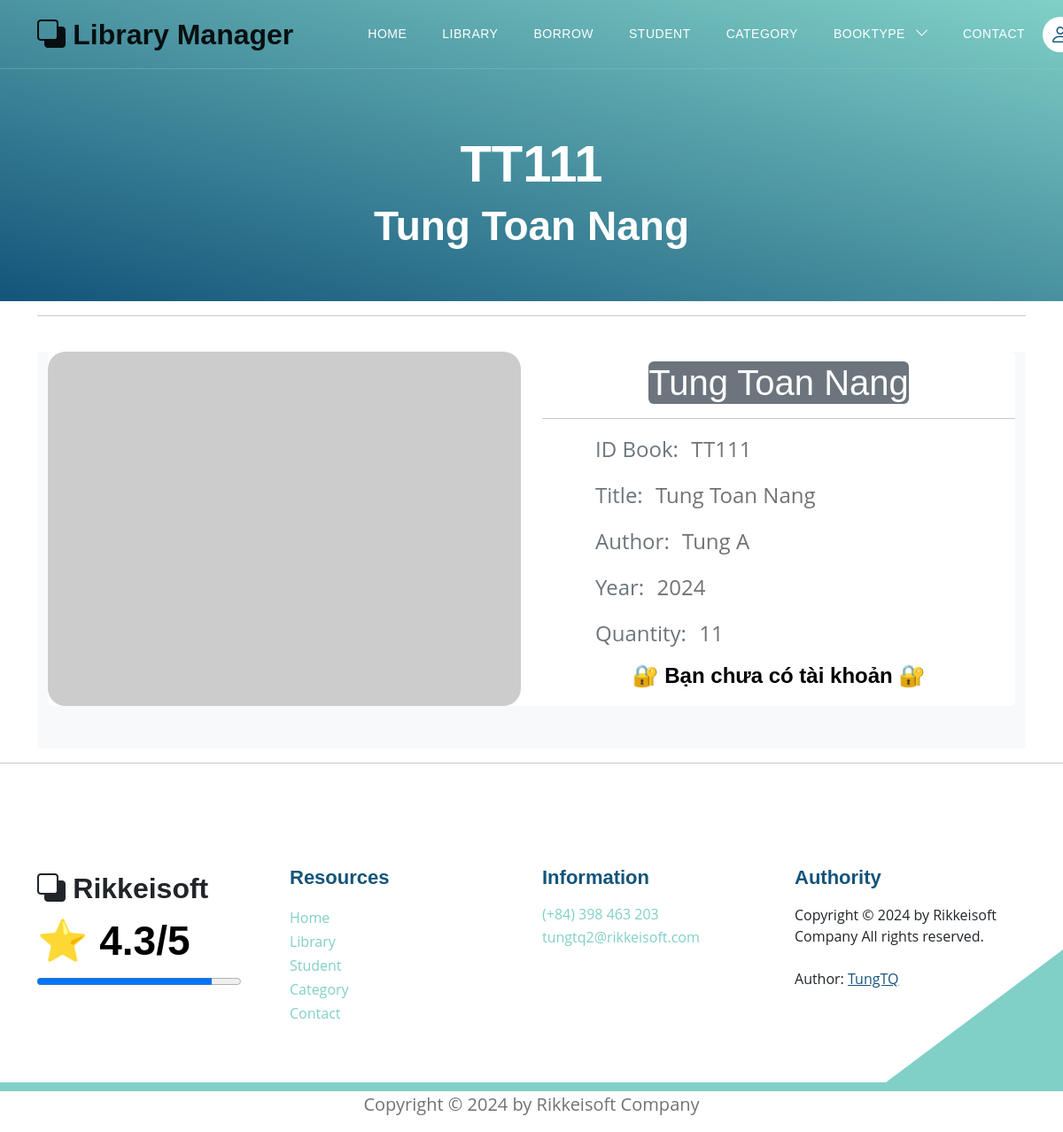
/books/detail_book?choice_book=TT111, run on an earlier commit of the app's database.
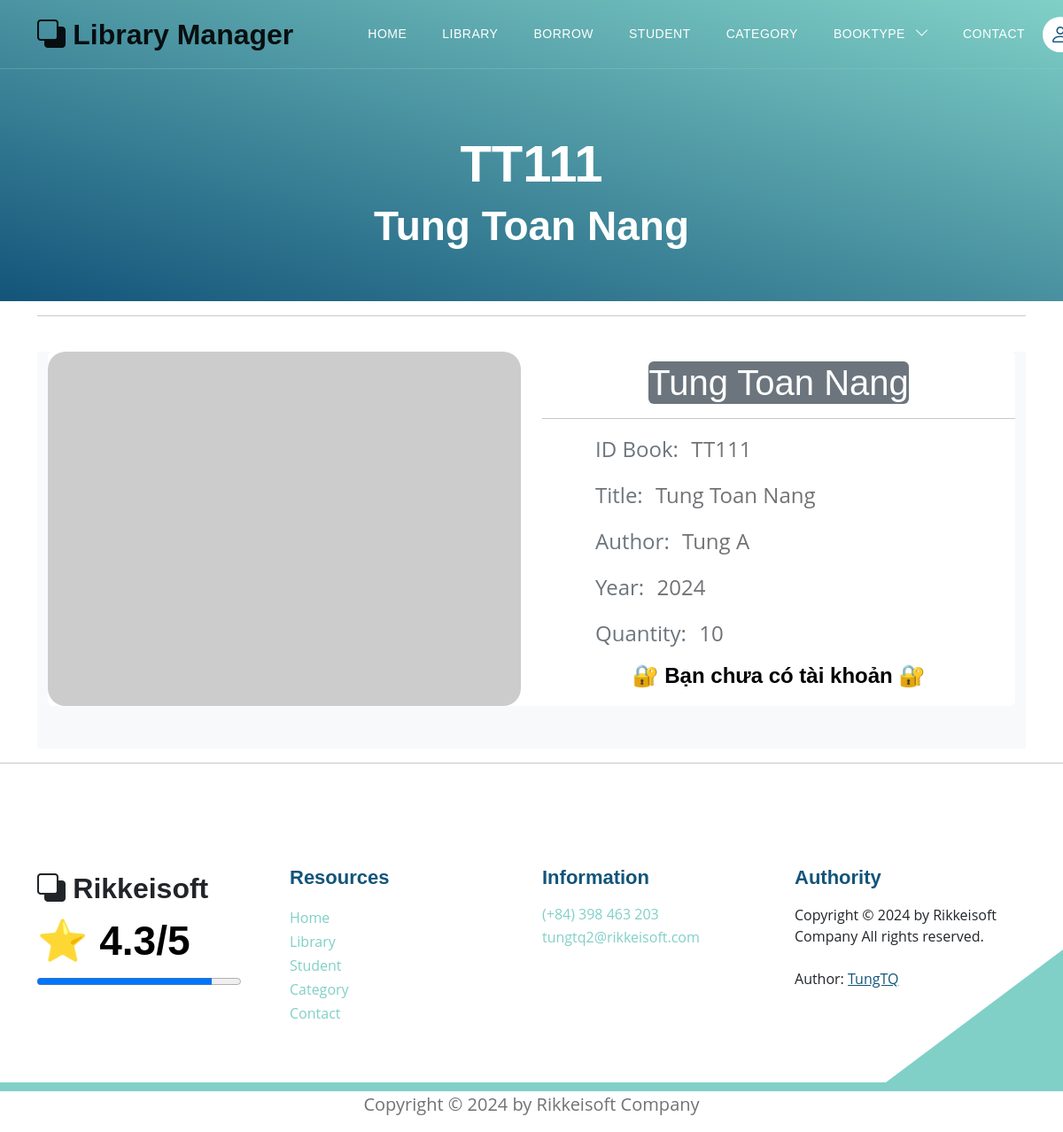
And on a later commit of the database.
### models.py (models this page shows)
class Book(Base):
    __tablename__ = 'books'
    username_id = Column(String(30), ForeignKey('users.username'), nullable=False)
    id_book = Column(String(30), primary_key=True, unique=True, index=True)         # Số thứ tự sách
    title = Column(String(100), index=True)      # Tiêu đề sách
    author = Column(String(100), index=True)     # Tác giả
    year = Column(Integer)                  # Năm xuất bản
    quantity_amount = Column(Integer, index=True, default=0)
    category_id = Column(String(10), ForeignKey('category.category_id'), nullable=False)
    insert_at = Column(DateTime, index=True)
    insert_id = Column(String(30), index=True)
    update_at = Column(DateTime,index=True)
    update_id = Column(String(30), index=True)
    delete_at = Column(DateTime,index=True)
    delete_id = Column(String(30), index=True)
    delete_flag = Column(Integer, index=True)
    image_book = Column(String(100), index=True, nullable=True)         # Đường dẫn tới ảnh của sách
    pdf_book = Column(String(100), index=True, nullable=True)           # Đường dẫn tới file PDF của sách
    user = relationship("User", back_populates="books")
    category = relationship("Category", back_populates="category_books")
    borrows = relationship("BorrowBook", back_populates="book_borrow")
    borrowfinal = relationship("BorrowBookFinal", back_populates="book_borrow_final")

### routers/book.py (the view)
@router.get('/books/detail_book', response_class=HTMLResponse)
async def get_book_detail(request: Request, token: str = Cookie(None), choice_book: Optional[str] = None, db: Session = Depends(models.get_db)):
    mean_star = function.get_mean_star(db)
    all_category2 = db.query(models.Category).filter(models.Category.delete_flag != 1).all()
    this_book_choice = db.query(models.Book).filter(models.Book.id_book == choice_book,
                                                    models.Book.delete_flag == 0).first()
    if this_book_choice:
        if token:
            try:
                decodeJSON = jwt.decode(token, "secret", algorithms=["HS256"])
                username = decodeJSON["username"]
                user = function.get_user(db, username)
                this_user_borrow = db.query(models.BorrowBook).filter(models.BorrowBook.username_id == username,
                                                                      models.BorrowBook.book_id == choice_book,
                                                                      models.BorrowBook.status == 1).all()
                if this_user_borrow != []:
                    this_user_borrow = this_user_borrow[0]
                    return templates.TemplateResponse("book_detail.html", {
                        "request": request,
                        "user": user,
                        "mean_star": mean_star,
                        "all_category2": all_category2,
                        "this_book_choice": this_book_choice,
                        "this_user_borrow": this_user_borrow})
                else:
                    return templates.TemplateResponse("book_detail.html", {
                        "request": request,
                        "user": user,
                        "mean_star": mean_star,
                        "all_category2": all_category2,
                        "this_book_choice": this_book_choice})
            except:
                return templates.TemplateResponse("error_template.html", {"request": request,
                                                                             "mean_star": mean_star,
                                                                             "error": "Page not found"})
        else:
            return templates.TemplateResponse("book_detail.html", {
                    "request": request,
                    "mean_star": mean_star,
                    "all_category2": all_category2,
                    "this_book_choice": this_book_choice})
    else:
        return templates.TemplateResponse("error_template.html", {"request": request,
                                                                  "mean_star": mean_star,
                                                                  "error": "Page Not Found"})

### templates/book_detail.html (shortened to what the changed rows need)
{% extends "base.html" %}
{% block content %}
<section class="hero-section d-flex justify-content-center align-items-center" id="section_1"
    style="padding-bottom: 25px;">
    <div class="container">
        <div class="row">
            <div class="col-lg-8 col-12 mx-auto">
                <h1 class="text-white text-center"> {{this_book_choice.id_book}} </h1>
                <h2 class="text-white text-center"> {{this_book_choice.title}} </h2>
                <br>
            </div>
        </div>
    </div>
</section>
<div class="container" style="text-align: center;">
    <hr> <br>
    <section class="bg-light">
        <div class="container">
            <div class="row">
                <div class="col-lg-12 mb-4 mb-sm-5">
                    <div class="card card-style1 border-0">
                        <div class="card card-style1 border-0">
                            <div class="row align-items-center">
                                <div class="col-lg-6 px-xl-10">
                                    <div class="bg-secondary d-lg-inline-block py-1-9 px-1-9 px-sm-6 mb-1-9 rounded">
                                        <h1 class="h1 text-white mb-0"> {{this_book_choice.title}} </h1>
                                    </div>
                                    <ul class="list-unstyled mb-1-9" style="text-align: left; padding-left: 60px;">
                                        <li class="mb-2 mb-xl-3 display-28" style="font-size: 24px !important;"><span class="display-26 text-secondary me-2 font-weight-600">ID Book:</span> {{this_book_choice.id_book}} </li>
                                        <li class="mb-2 mb-xl-3 display-28" style="font-size: 24px !important;"><span class="display-26 text-secondary me-2 font-weight-600">Title:</span> {{this_book_choice.title}} </li>
                                        <li class="mb-2 mb-xl-3 display-28" style="font-size: 24px !important;"><span class="display-26 text-secondary me-2 font-weight-600">Author:</span> {{this_book_choice.author}} </li>
                                        <li class="mb-2 mb-xl-3 display-28" style="font-size: 24px !important;"><span class="display-26 text-secondary me-2 font-weight-600">Year:</span> {{this_book_choice.year}} </li>
                                        <li class="mb-2 mb-xl-3 display-28" style="font-size: 24px !important;"><span class="display-26 text-secondary me-2 font-weight-600">Quantity:</span> {{this_book_choice.quantity_amount}} </li>
                                    </ul>
                                </div>
                            </div>
                        </div>
                    </div>
                </div>
            </div>
        </div>
    </section>
</div>
{% endblock content %}

What changed in the data, as far as the page shows it:
changed Book "TT111": quantity_amount "11" → "10"
